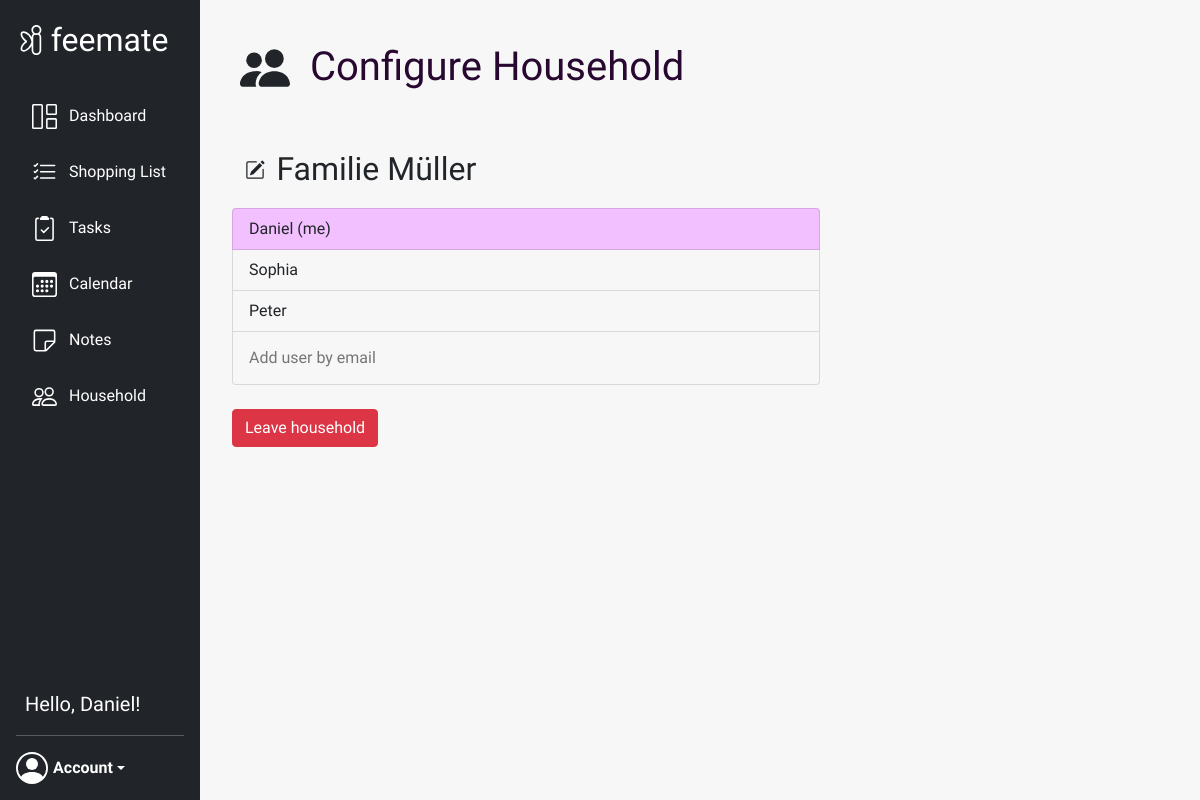
The app's page /household (signed in) with its own data.
### website/models.py (models this page shows, shortened)
class User(db.Model, UserMixin):
    id = db.Column(db.Integer, primary_key=True)
    email = db.Column(db.String(150), unique=True)
    password = db.Column(db.String(150))
    first_name = db.Column(db.String(150))
    events = db.relationship('Event')
    tasks = db.relationship('Task')
    group_id = db.Column(db.Integer, db.ForeignKey('group.id'))
    def get_current_group(self):
        group = Group.query.get(self.group_id)
        return group

class Group(db.Model):
    id = db.Column(db.Integer, primary_key=True)
    name = db.Column(db.String(100))
    users = db.relationship('User')
    notes = db.relationship('Note')
    items = db.relationship('Item')
    events = db.relationship('Event')
    tasks = db.relationship('Task')

### website/views/views.py (the view, shortened to what this page needs)
@views.route('/household', methods=['GET', 'POST'])
@login_required
def household():
    return render_template("household.html", current_user=current_user, group=current_user.get_current_group())

### website/__init__.py (called while the page is built)
def create_app(base_config=BaseConfig):
    app.config.from_object(base_config)
    db.init_app(app)
    from .models import User, Group
    if not path.exists('website/' + base_config.DB_NAME):
        db.create_all(app=app)
    login_manager = LoginManager()
    login_manager.login_view = 'auth.login'
    login_manager.init_app(app)
    @login_manager.user_loader
    def load_user(user_id):
        return User.query.get(int(user_id))
    return app

### website/views/templates/household.html (shortened to what this page needs)
{% extends "base.html" %}{% block title %}Household{% endblock %}
{% block content %}
<div class="d-flex flex-row">
        <div class="p-2 page-icon">
        </div>
        <div class="p-2">
            <h1 class="header-text">Configure Household</h1>
        </div>
</div>
<br />
{% if current_user.group_id != None %}
    <div class="d-flex flex-row flex-row-custom">
        <div class="p-0" style="display: flex; align-items: flex-end;">
            <button type="button" class="btn btn-custom" id="edit-button" name="edit-button" onclick="editGroupName()">
            </button>
        </div>
        <div class="p-2">
            <form method="POST">
                <input class="form-control-plaintext group-name-text-input"
                       id="group-name"
                       name="group-name"
                       disabled readonly
                       type="text"
                       onfocus=" let value = this.value; this.value = null; this.value=value"
                       pattern="[A-Za-z0-9ÄÖÜäöüß -]{2,30}"
                       value="{{group.name}}">
            </form>
        </div>
    </div>
    <ul class="list-group">
        {% for user in group.users %}
            <li class="list-group-item {{ 'current-user-highlighting' if current_user.first_name == user.first_name else '' }}">
                {{user.first_name}}
                {{' (me)'if current_user.first_name == user.first_name else ''}}
            </li>
        {% endfor %}
             <li class="list-group-item">
                 <form method="POST">
                     <input class="form-control-plaintext form-control-add-user"
                            id="add-user-email"
                            name="add-user-email"
                            type="text"
                            placeholder="Add user by email"
                            pattern="[a-z0-9._%+-]+@[a-z0-9.-]+\.[a-z]{2,4}$">
                 </form>
            </li>
    </ul>
    <br/>
    <button type="button" class="btn btn-danger" onclick="leaveGroup({{group.id}})">Leave household</button>
{% endif %}
{% endblock %}

### website/templates/base.html (shortened to what this page needs)
<!DOCTYPE html>
<html>
    <head>
        <link rel="stylesheet"
              href="https://stackpath.bootstrapcdn.com/bootstrap/4.4.1/css/bootstrap.min.css"
/>
        <link rel="stylesheet"
              href="https://stackpath.bootstrapcdn.com/font-awesome/4.7.0/css/font-awesome.min.css"
/>
        <link rel="stylesheet"
              href="https://cdn.jsdelivr.net/npm/bootstrap@5.1.3/dist/css/bootstrap.min.css"
>
        <link rel="stylesheet" href="/static/styles.css">
        <link rel="stylesheet" href="https://cdn.jsdelivr.net/npm/bootstrap-icons@1.8.1/font/bootstrap-icons.css">
        <link rel='stylesheet' href='https://cdn.jsdelivr.net/npm/fullcalendar@5.11.0/main.min.css'/>
    </head>
    <body class="body font">
        <nav class="d-flex flex-column flex-shrink-0 p-3 text-white bg-dark custom-navbar" id="sidebar">
            <a href="/" class="d-flex align-items-center mb-3 mb-md-0 me-md-auto text-white text-decoration-none">
                <img class="invert-svg"
                     src="/static/images/fairy_logo.svg"
                     alt="fairy"
                     width="30"
                     height="30"/>
                <span class="fs-2" style="margin-left: 0.15em;">feemate</span>
            </a>
            <br/>
            <ul class="nav nav-pills flex-column mb-auto">
                <li>
                    <a href="/dashboard" class="nav-link text-white {{ '' if current_user.is_authenticated else 'disabled' }}">
                        <text class="navbar-text">Dashboard</text>
                    </a>
                </li>
                <li>
                    <a href="/list" class="nav-link text-white {{ '' if current_user.is_authenticated else 'disabled' }}">
                        <text class="navbar-text">Shopping List</text>
                    </a>
                </li>
                <li>
                    <a href="/tasks" class="nav-link text-white {{ '' if current_user.is_authenticated else 'disabled' }}">
                        <text class="navbar-text">Tasks</text>
                    </a>
                </li>
                <li>
                    <a href="/calendar" class="nav-link text-white {{ '' if current_user.is_authenticated else 'disabled' }}">
                        <text class="navbar-text">Calendar</text>
                    </a>
                </li>
                <li>
                    <a href="/notes" class="nav-link text-white {{ '' if current_user.is_authenticated else 'disabled' }}">
                        <text class="navbar-text">Notes</text>
                    </a>
                </li>
                <li>
                    <a href="/household" class="nav-link text-white">
                        <text class="navbar-text">Household</text>
                    </a>
                </li>
            </ul>
            {% if current_user.is_authenticated %}
            <text class="current-user-name">Hello, {{current_user.first_name}}!</text>
            {% endif %}
            <hr>
            {% if current_user.is_authenticated %}
                <div class="dropdown">
                    <a href="#" class="d-flex align-items-center text-white text-decoration-none dropdown-toggle"
                       id="dropdownUser1"
                       data-bs-toggle="dropdown"
                       aria-haspopup="true"
                       aria-expanded="false">
                        <strong class="font" style="margin-left: 5px;">Account</strong>
                    </a>
                </div>
            {% else %}
                <div class="container">
                    <a href="/login" class="d-flex align-items-center text-white text-decoration-none login-button">Login</a>
                </div>
            {% endif %}
        </nav>
        <div class="container-fluid container-fluid-custom">
            {% block content %}
            {% endblock %}
        </div>
    </body>
</html>

### website/static/styles.css (style rules this page uses)
.custom-navbar { height: 100vh; width: 200px; top: 0; left: 0; position: fixed; display: flex; }
.invert-svg { -webkit-filter: invert(1); filter: invert(1); }
.flex-row-custom { align-items: center; }
.navbar-text { margin-left: 0.5em; }
.body { background-color: #f7f7f7; }
.font { font-family: 'Ubuntu', sans-serif; }
.container-fluid-custom { position: fixed; left: 200px; top: 0; margin-left: 20px; margin-top: 35px; max-width: 1300px; }
.page-icon { width: 50px; }
.list-group-item { background-color: #f7f7f7; width: 50%; }
.current-user-highlighting { background-color: #f2bfff; }
.header-text { margin-left: 20px; color: #280830; }
.bg-dark { background-color: #181b1f; }
.group-name-text-input { padding: 0.2em; font-size: 2em; border: 0; box-shadow: none; }
*, *::before, *::after { box-sizing: border-box; }
.form-control-add-user { border: 0; box-shadow: none; background-color: transparent; }
.btn-custom { width: 30px; }
.current-user-name { margin-left: 0.45em; font-size: 20px; }

### records on screen
User: first_name "Daniel", first_name "(me)"
Group: group-name "Familie Müller"
User: first_name "Sophia"
User: first_name "Peter"
